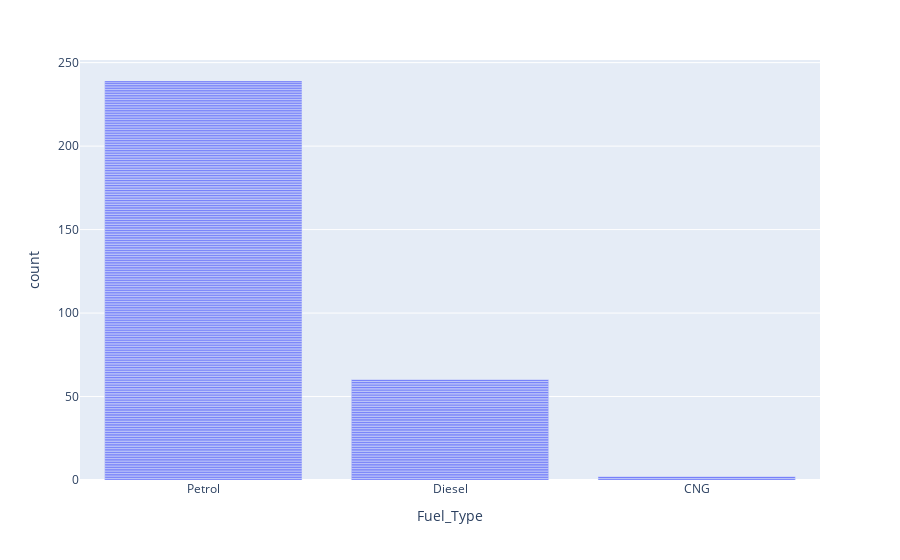

Notebook source saved alongside this figure:
### Markdown cell above
##### Fuel Type - Statistical Summary

### Code cell
px.bar(df,"Fuel_Type")

### Figure 1 — Plotly figure (JSON) as saved in the notebook; plotly's stock layout.template omitted (floating-point values rounded to 4 significant figures; data arrays with more than 128 entries replaced by an {"elided": "..."} marker saying what was removed)
{"data": [{"alignmentgroup": "True", "hovertemplate": "Fuel_Type=%{x}<br>count=%{y}<extra></extra>", "legendgroup": "", "marker": {"color": "#636efa", "pattern": {"shape": ""}}, "name": "", "offsetgroup": "", "orientation": "v", "showlegend": false, "textposition": "auto", "x": {"elided": "301 str values"}, "xaxis": "x", "y": {"elided": "301 int values"}, "yaxis": "y", "type": "bar"}], "layout": {"xaxis": {"anchor": "y", "domain": [0.0, 1.0], "title": {"text": "Fuel_Type"}}, "yaxis": {"anchor": "x", "domain": [0.0, 1.0], "title": {"text": "count"}}, "legend": {"tracegroupgap": 0}, "margin": {"t": 60}, "barmode": "relative"}}
